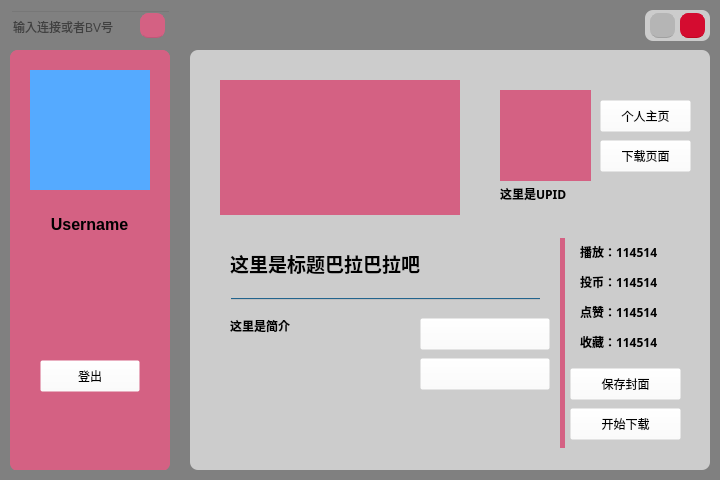
<?xml version="1.0" encoding="UTF-8"?>
<ui version="4.0">
 <class>Form</class>
 <widget class="QWidget" name="Form">
  <property name="geometry">
   <rect>
    <x>0</x>
    <y>0</y>
    <width>720</width>
    <height>480</height>
   </rect>
  </property>
  <property name="windowTitle">
   <string>Form</string>
  </property>
  <widget class="QFrame" name="frame">
   <property name="geometry">
    <rect>
     <x>0</x>
     <y>0</y>
     <width>720</width>
     <height>480</height>
    </rect>
   </property>
   <property name="styleSheet">
    <string notr="true">background-color: rgb(255, 255, 255);</string>
   </property>
   <property name="frameShape">
    <enum>QFrame::StyledPanel</enum>
   </property>
   <property name="frameShadow">
    <enum>QFrame::Raised</enum>
   </property>
   <widget class="QLabel" name="label">
    <property name="geometry">
     <rect>
      <x>0</x>
      <y>0</y>
      <width>720</width>
      <height>480</height>
     </rect>
    </property>
    <property name="text">
     <string/>
    </property>
    <property name="pixmap">
     <pixmap resource="res.qrc">:/img/1675871369526.png</pixmap>
    </property>
   </widget>
   <widget class="QLabel" name="label_2">
    <property name="geometry">
     <rect>
      <x>0</x>
      <y>0</y>
      <width>720</width>
      <height>480</height>
     </rect>
    </property>
    <property name="styleSheet">
     <string notr="true">background-color: rgba(0, 0, 0,0.5);</string>
    </property>
    <property name="text">
     <string/>
    </property>
   </widget>
   <widget class="QWidget" name="Logpage" native="true">
    <property name="geometry">
     <rect>
      <x>10</x>
      <y>50</y>
      <width>160</width>
      <height>420</height>
     </rect>
    </property>
    <property name="styleSheet">
     <string notr="true">background-color: rgba(255, 255, 255,0);</string>
    </property>
    <widget class="QLabel" name="label_3">
     <property name="geometry">
      <rect>
       <x>0</x>
       <y>0</y>
       <width>160</width>
       <height>421</height>
      </rect>
     </property>
     <property name="styleSheet">
      <string notr="true">background-color: rgb(212, 97, 131);
border-radius: 8px</string>
     </property>
     <property name="text">
      <string/>
     </property>
    </widget>
    <widget class="PushButton" name="QRcodeGet">
     <property name="geometry">
      <rect>
       <x>30</x>
       <y>160</y>
       <width>100</width>
       <height>32</height>
      </rect>
     </property>
     <property name="text">
      <string>刷新</string>
     </property>
    </widget>
    <widget class="QLabel" name="QRcode">
     <property name="geometry">
      <rect>
       <x>20</x>
       <y>20</y>
       <width>120</width>
       <height>120</height>
      </rect>
     </property>
     <property name="styleSheet">
      <string notr="true">background-color: rgb(85, 170, 255);</string>
     </property>
     <property name="text">
      <string/>
     </property>
     <property name="pixmap">
      <pixmap resource="res.qrc">:/img/qrcode.png</pixmap>
     </property>
     <property name="scaledContents">
      <bool>true</bool>
     </property>
    </widget>
    <widget class="LineEdit" name="cookies">
     <property name="geometry">
      <rect>
       <x>15</x>
       <y>240</y>
       <width>130</width>
       <height>33</height>
      </rect>
     </property>
     <property name="minimumSize">
      <size>
       <width>0</width>
       <height>0</height>
      </size>
     </property>
     <property name="maximumSize">
      <size>
       <width>16777215</width>
       <height>10000</height>
      </size>
     </property>
     <property name="styleSheet">
      <string notr="true">LineEdit, TextEdit, PlainTextEdit {
    color: black;
    background-color: rgba(255, 255, 255, 0.7);
    border: 1px solid rgba(0, 0, 0, 13);
    border-bottom: 1px solid rgba(0, 0, 0, 100);
    border-radius: 5px;
    /* font: 14px &quot;Segoe UI&quot;, &quot;Microsoft YaHei&quot;; */
    padding: 0px 10px;
    selection-background-color: #00a7b3;
}

TextEdit,
PlainTextEdit {
    padding: 2px 3px 2px 8px;
}



LineEdit:focus {
    border-bottom: 1px solid rgba(0, 0, 0, 13);
    background-color: white;
}

TextEdit:focus,
PlainTextEdit:focus {
    border-bottom: 1px solid #009faa;
    background-color: white;
}

LineEdit:disabled, TextEdit:disabled,
PlainTextEdit:disabled {
    color: rgba(0, 0, 0, 150);
    background-color: rgba(249, 249, 249, 0.3);
    border: 1px solid rgba(0, 0, 0, 13);
    border-bottom: 1px solid rgba(0, 0, 0, 13);
}

#lineEditButton {
    background-color: transparent;
    border-radius: 4px;
    margin: 0;
}

#lineEditButton:hover {
    background-color: rgba(0, 0, 0, 9);
}

#lineEditButton:pressed {
    background-color: rgba(0, 0, 0, 6);
}
</string>
     </property>
     <property name="text">
      <string/>
     </property>
     <property name="placeholderText">
      <string>或者用cookie登录也可以</string>
     </property>
    </widget>
    <widget class="PushButton" name="Login">
     <property name="geometry">
      <rect>
       <x>30</x>
       <y>310</y>
       <width>100</width>
       <height>32</height>
      </rect>
     </property>
     <property name="text">
      <string>登录</string>
     </property>
    </widget>
   </widget>
   <widget class="QWidget" name="widget_2" native="true">
    <property name="geometry">
     <rect>
      <x>190</x>
      <y>50</y>
      <width>520</width>
      <height>420</height>
     </rect>
    </property>
    <property name="styleSheet">
     <string notr="true">background-color: rgba(255, 255, 255,0);</string>
    </property>
    <widget class="QLabel" name="label_4">
     <property name="geometry">
      <rect>
       <x>0</x>
       <y>0</y>
       <width>520</width>
       <height>420</height>
      </rect>
     </property>
     <property name="styleSheet">
      <string notr="true">border-radius: 8px;
background-color: rgba(255, 255, 255,0.6);</string>
     </property>
     <property name="text">
      <string/>
     </property>
    </widget>
    <widget class="QLabel" name="Cover">
     <property name="geometry">
      <rect>
       <x>30</x>
       <y>30</y>
       <width>240</width>
       <height>135</height>
      </rect>
     </property>
     <property name="styleSheet">
      <string notr="true">background-color: rgb(212, 97, 131);</string>
     </property>
     <property name="text">
      <string/>
     </property>
     <property name="pixmap">
      <pixmap resource="res.qrc">:/img/1675871369526.png</pixmap>
     </property>
     <property name="scaledContents">
      <bool>true</bool>
     </property>
    </widget>
    <widget class="QWidget" name="widget_3" native="true">
     <property name="geometry">
      <rect>
       <x>30</x>
       <y>178</y>
       <width>481</width>
       <height>231</height>
      </rect>
     </property>
     <widget class="TitleLabel" name="Maintitle">
      <property name="geometry">
       <rect>
        <x>10</x>
        <y>10</y>
        <width>320</width>
        <height>51</height>
       </rect>
      </property>
      <property name="font">
       <font>
        <family>Microsoft YaHei</family>
        <pointsize>14</pointsize>
        <weight>75</weight>
        <bold>true</bold>
       </font>
      </property>
      <property name="text">
       <string>这里是标题巴拉巴拉吧</string>
      </property>
      <property name="wordWrap">
       <bool>true</bool>
      </property>
     </widget>
     <widget class="QLabel" name="label_5">
      <property name="geometry">
       <rect>
        <x>340</x>
        <y>10</y>
        <width>5</width>
        <height>210</height>
       </rect>
      </property>
      <property name="styleSheet">
       <string notr="true">background-color: rgb(212, 97, 131);
border-radius: 8px</string>
      </property>
      <property name="text">
       <string/>
      </property>
     </widget>
     <widget class="IndeterminateProgressBar" name="IndeterminateProgressBar">
      <property name="geometry">
       <rect>
        <x>10</x>
        <y>70</y>
        <width>311</width>
        <height>4</height>
       </rect>
      </property>
      <property name="orientation">
       <enum>Qt::Vertical</enum>
      </property>
     </widget>
     <widget class="SubtitleLabel" name="Favorite">
      <property name="geometry">
       <rect>
        <x>360</x>
        <y>100</y>
        <width>161</width>
        <height>27</height>
       </rect>
      </property>
      <property name="font">
       <font>
        <family>Microsoft YaHei</family>
        <pointsize>9</pointsize>
        <weight>75</weight>
        <bold>true</bold>
       </font>
      </property>
      <property name="styleSheet">
       <string notr="true">background-color: rgba(85, 255, 255,0);</string>
      </property>
      <property name="text">
       <string>收藏：114514</string>
      </property>
     </widget>
     <widget class="SubtitleLabel" name="Like">
      <property name="geometry">
       <rect>
        <x>360</x>
        <y>70</y>
        <width>161</width>
        <height>27</height>
       </rect>
      </property>
      <property name="font">
       <font>
        <family>Microsoft YaHei</family>
        <pointsize>9</pointsize>
        <weight>75</weight>
        <bold>true</bold>
       </font>
      </property>
      <property name="styleSheet">
       <string notr="true">background-color: rgba(85, 255, 255,0);</string>
      </property>
      <property name="text">
       <string>点赞：114514</string>
      </property>
     </widget>
     <widget class="SubtitleLabel" name="Coin">
      <property name="geometry">
       <rect>
        <x>360</x>
        <y>40</y>
        <width>161</width>
        <height>27</height>
       </rect>
      </property>
      <property name="font">
       <font>
        <family>Microsoft YaHei</family>
        <pointsize>9</pointsize>
        <weight>75</weight>
        <bold>true</bold>
       </font>
      </property>
      <property name="styleSheet">
       <string notr="true">background-color: rgba(85, 255, 255,0);</string>
      </property>
      <property name="text">
       <string>投币：114514</string>
      </property>
     </widget>
     <widget class="SubtitleLabel" name="View">
      <property name="geometry">
       <rect>
        <x>360</x>
        <y>10</y>
        <width>161</width>
        <height>27</height>
       </rect>
      </property>
      <property name="font">
       <font>
        <family>Microsoft YaHei</family>
        <pointsize>9</pointsize>
        <weight>75</weight>
        <bold>true</bold>
       </font>
      </property>
      <property name="styleSheet">
       <string notr="true">background-color: rgba(85, 255, 255,0);</string>
      </property>
      <property name="text">
       <string>播放：114514</string>
      </property>
     </widget>
     <widget class="QLabel" name="Description">
      <property name="geometry">
       <rect>
        <x>10</x>
        <y>89</y>
        <width>171</width>
        <height>111</height>
       </rect>
      </property>
      <property name="font">
       <font>
        <family>Microsoft YaHei UI</family>
        <weight>75</weight>
        <bold>true</bold>
       </font>
      </property>
      <property name="text">
       <string>这里是简介</string>
      </property>
      <property name="alignment">
       <set>Qt::AlignLeading|Qt::AlignLeft|Qt::AlignTop</set>
      </property>
      <property name="wordWrap">
       <bool>true</bool>
      </property>
     </widget>
     <widget class="PushButton" name="CoverSave">
      <property name="geometry">
       <rect>
        <x>350</x>
        <y>140</y>
        <width>111</width>
        <height>32</height>
       </rect>
      </property>
      <property name="styleSheet">
       <string notr="true">PushButton, ToolButton, ToggleButton, ToggleToolButton {
    color: black;
    background: rgba(255, 255, 255, 0.7);
    border: 1px solid rgba(0, 0, 0, 0.073);
    border-bottom: 1px solid rgba(0, 0, 0, 0.183);
    border-radius: 5px;
    /* font: 14px 'Segoe UI', 'Microsoft YaHei'; */
    padding: 5px 12px 6px 12px;
    outline: none;
}

ToolButton {
    padding: 5px 9px 6px 8px;
}

PushButton[hasIcon=false] {
    padding: 5px 12px 6px 12px;
}

PushButton[hasIcon=true] {
    padding: 5px 12px 6px 36px;
}

DropDownToolButton, PrimaryDropDownToolButton {
    padding: 5px 31px 6px 8px;
}

DropDownPushButton[hasIcon=false],
PrimaryDropDownPushButton[hasIcon=false] {
    padding: 5px 31px 6px 12px;
}

DropDownPushButton[hasIcon=true],
PrimaryDropDownPushButton[hasIcon=true] {
    padding: 5px 31px 6px 36px;
}

PushButton:hover, ToolButton:hover, ToggleButton:hover, ToggleToolButton:hover {
    background: rgba(249, 249, 249, 0.5);
}

PushButton:pressed, ToolButton:pressed, ToggleButton:pressed, ToggleToolButton:pressed {
    color: rgba(0, 0, 0, 0.63);
    background: rgba(249, 249, 249, 0.3);
    border-bottom: 1px solid rgba(0, 0, 0, 0.073);
}

PushButton:disabled, ToolButton:disabled, ToggleButton:disabled, ToggleToolButton:disabled {
    color: rgba(0, 0, 0, 0.36);
    background: rgba(249, 249, 249, 0.3);
    border: 1px solid rgba(0, 0, 0, 0.06);
    border-bottom: 1px solid rgba(0, 0, 0, 0.06);
}


PrimaryPushButton,
PrimaryToolButton,
ToggleButton:checked,
ToggleToolButton:checked {
    color: white;
    background-color: #009faa;
    border: 1px solid #00a7b3;
    border-bottom: 1px solid #007780;
}

PrimaryPushButton:hover,
PrimaryToolButton:hover,
ToggleButton:checked:hover,
ToggleToolButton:checked:hover {
    background-color: #00a7b3;
    border: 1px solid #2daab3;
    border-bottom: 1px solid #007780;
}

PrimaryPushButton:pressed,
PrimaryToolButton:pressed,
ToggleButton:checked:pressed,
ToggleToolButton:checked:pressed {
    color: rgba(255, 255, 255, 0.63);
    background-color: #3eabb3;
    border: 1px solid #3eabb3;
}

PrimaryPushButton:disabled,
PrimaryToolButton:disabled,
ToggleButton:checked:disabled,
ToggleToolButton:checked:disabled {
    color: rgba(255, 255, 255, 0.9);
    background-color: rgb(205, 205, 205);
    border: 1px solid rgb(205, 205, 205);
}

SplitDropButton,
PrimarySplitDropButton {
    border-left: none;
    border-top-left-radius: 0;
    border-bottom-left-radius: 0;
}

#splitPushButton,
#splitToolButton,
#primarySplitPushButton,
#primarySplitToolButton {
    border-top-right-radius: 0;
    border-bottom-right-radius: 0;
}

#splitPushButton:pressed,
#splitToolButton:pressed,
SplitDropButton:pressed {
    border-bottom: 1px solid rgba(0, 0, 0, 0.183);
}

PrimarySplitDropButton:pressed {
    border-bottom: 1px solid #007780;
}

#primarySplitPushButton, #primarySplitToolButton {
    border-right: 1px solid #3eabb3;
}

#primarySplitPushButton:pressed, #primarySplitToolButton:pressed {
    border-bottom: 1px solid #007780;
}

HyperlinkButton {
    /* font: 14px 'Segoe UI', 'Microsoft YaHei'; */
    padding: 6px 12px 6px 12px;
    color: #009faa;
    border: none;
    border-radius: 6px;
    background-color: transparent;
}

HyperlinkButton[hasIcon=false] {
    padding: 6px 12px 6px 12px;
}

HyperlinkButton[hasIcon=true] {
    padding: 6px 12px 6px 36px;
}

HyperlinkButton:hover {
    color: #009faa;
    background-color: rgba(0, 0, 0, 10);
    border: none;
}

HyperlinkButton:pressed {
    color: #009faa;
    background-color: rgba(0, 0, 0, 6);
    border: none;
}

HyperlinkButton:disabled {
    color: rgba(0, 0, 0, 0.43);
    background-color: transparent;
    border: none;
}


RadioButton {
    min-height: 24px;
    max-height: 24px;
    background-color: transparent;
    font: 14px 'Segoe UI', 'Microsoft YaHei', 'PingFang SC';
    color: black;
}

RadioButton::indicator {
    width: 18px;
    height: 18px;
    border-radius: 11px;
    border: 2px solid #999999;
    background-color: rgba(0, 0, 0, 5);
    margin-right: 4px;
}

RadioButton::indicator:hover {
    background-color: rgba(0, 0, 0, 0);
}

RadioButton::indicator:pressed {
    border: 2px solid #bbbbbb;
    background-color: qradialgradient(spread:pad, cx:0.5, cy:0.5, radius:0.5, fx:0.5, fy:0.5,
            stop:0 rgb(255, 255, 255),
            stop:0.5 rgb(255, 255, 255),
            stop:0.6 rgb(225, 224, 223),
            stop:1 rgb(225, 224, 223));
}

RadioButton::indicator:checked {
    height: 22px;
    width: 22px;
    border: none;
    border-radius: 11px;
    background-color: qradialgradient(spread:pad, cx:0.5, cy:0.5, radius:0.5, fx:0.5, fy:0.5,
            stop:0 rgb(255, 255, 255),
            stop:0.5 rgb(255, 255, 255),
            stop:0.6 #009faa,
            stop:1 #009faa);
}

RadioButton::indicator:checked:hover {
    background-color: qradialgradient(spread:pad, cx:0.5, cy:0.5, radius:0.5, fx:0.5, fy:0.5,
            stop:0 rgb(255, 255, 255),
            stop:0.6 rgb(255, 255, 255),
            stop:0.7 #009faa,
            stop:1 #009faa);
}

RadioButton::indicator:checked:pressed {
    background-color: qradialgradient(spread:pad, cx:0.5, cy:0.5, radius:0.5, fx:0.5, fy:0.5,
            stop:0 rgb(255, 255, 255),
            stop:0.5 rgb(255, 255, 255),
            stop:0.6 #009faa,
            stop:1 #009faa);
}

RadioButton:disabled {
    color: rgba(0, 0, 0, 110);
}

RadioButton::indicator:disabled {
    border: 2px solid #bbbbbb;
    background-color: transparent;
}

RadioButton::indicator:disabled:checked {
    border: none;
    background-color: qradialgradient(spread:pad, cx:0.5, cy:0.5, radius:0.5, fx:0.5, fy:0.5,
            stop:0 rgb(255, 255, 255),
            stop:0.5 rgb(255, 255, 255),
            stop:0.6 rgba(0, 0, 0, 0.2169),
            stop:1 rgba(0, 0, 0, 0.2169));
}

TransparentToolButton,
TransparentToggleToolButton,
TransparentDropDownToolButton,
TransparentPushButton,
TransparentDropDownPushButton,
TransparentTogglePushButton {
    background-color: transparent;
    border: none;
    border-radius: 5px;
    margin: 0;
}

TransparentToolButton:hover,
TransparentToggleToolButton:hover,
TransparentDropDownToolButton:hover,
TransparentPushButton:hover,
TransparentDropDownPushButton:hover,
TransparentTogglePushButton:hover {
    background-color: rgba(0, 0, 0, 9);
    border: none;
}

TransparentToolButton:pressed,
TransparentToggleToolButton:pressed,
TransparentDropDownToolButton:pressed,
TransparentPushButton:pressed,
TransparentDropDownPushButton:pressed,
TransparentTogglePushButton:pressed {
    background-color: rgba(0, 0, 0, 6);
    border: none;
}

TransparentToolButton:disabled,
TransparentToggleToolButton:disabled,
TransparentDropDownToolButton:disabled,
TransprentPushButton:disabled,
TransparentDropDownPushButton:disabled,
TransprentTogglePushButton:disabled {
    background-color: transparent;
    border: none;
}


PillPushButton,
PillPushButton:hover,
PillPushButton:pressed,
PillPushButton:disabled,
PillPushButton:checked,
PillPushButton:checked:hover,
PillPushButton:checked:pressed,
PillPushButton:disabled:checked,
PillToolButton,
PillToolButton:hover,
PillToolButton:pressed,
PillToolButton:disabled,
PillToolButton:checked,
PillToolButton:checked:hover,
PillToolButton:checked:pressed,
PillToolButton:disabled:checked {
    background-color: transparent;
    border: none;
}
</string>
      </property>
      <property name="text">
       <string>保存封面</string>
      </property>
     </widget>
     <widget class="PushButton" name="VideoDownload">
      <property name="geometry">
       <rect>
        <x>350</x>
        <y>180</y>
        <width>111</width>
        <height>32</height>
       </rect>
      </property>
      <property name="text">
       <string>开始下载</string>
      </property>
     </widget>
     <widget class="ComboBox" name="down_choice">
      <property name="geometry">
       <rect>
        <x>200</x>
        <y>130</y>
        <width>130</width>
        <height>32</height>
       </rect>
      </property>
     </widget>
     <widget class="ComboBox" name="page_choice">
      <property name="geometry">
       <rect>
        <x>200</x>
        <y>90</y>
        <width>130</width>
        <height>32</height>
       </rect>
      </property>
     </widget>
    </widget>
    <widget class="QWidget" name="widget_6" native="true">
     <property name="geometry">
      <rect>
       <x>300</x>
       <y>30</y>
       <width>211</width>
       <height>135</height>
      </rect>
     </property>
     <widget class="QLabel" name="ProfilePic">
      <property name="geometry">
       <rect>
        <x>10</x>
        <y>10</y>
        <width>91</width>
        <height>91</height>
       </rect>
      </property>
      <property name="styleSheet">
       <string notr="true">background-color: rgb(212, 97, 131);</string>
      </property>
      <property name="text">
       <string/>
      </property>
      <property name="pixmap">
       <pixmap resource="res.qrc">:/img/default.png</pixmap>
      </property>
      <property name="scaledContents">
       <bool>true</bool>
      </property>
     </widget>
     <widget class="SubtitleLabel" name="UPID">
      <property name="geometry">
       <rect>
        <x>10</x>
        <y>100</y>
        <width>161</width>
        <height>27</height>
       </rect>
      </property>
      <property name="font">
       <font>
        <family>Microsoft YaHei</family>
        <pointsize>9</pointsize>
        <weight>75</weight>
        <bold>true</bold>
       </font>
      </property>
      <property name="styleSheet">
       <string notr="true">background-color: rgba(85, 255, 255,0);</string>
      </property>
      <property name="text">
       <string>这里是UPID</string>
      </property>
     </widget>
     <widget class="QLabel" name="Alpha">
      <property name="geometry">
       <rect>
        <x>10</x>
        <y>10</y>
        <width>91</width>
        <height>91</height>
       </rect>
      </property>
      <property name="styleSheet">
       <string notr="true"/>
      </property>
      <property name="text">
       <string/>
      </property>
      <property name="pixmap">
       <pixmap resource="res.qrc">:/img/alpha.png</pixmap>
      </property>
      <property name="scaledContents">
       <bool>true</bool>
      </property>
     </widget>
     <widget class="PushButton" name="Zone">
      <property name="geometry">
       <rect>
        <x>110</x>
        <y>20</y>
        <width>91</width>
        <height>32</height>
       </rect>
      </property>
      <property name="text">
       <string>个人主页</string>
      </property>
     </widget>
     <widget class="PushButton" name="downloadpagebutton">
      <property name="geometry">
       <rect>
        <x>110</x>
        <y>60</y>
        <width>91</width>
        <height>32</height>
       </rect>
      </property>
      <property name="text">
       <string>下载页面</string>
      </property>
     </widget>
    </widget>
   </widget>
   <widget class="QWidget" name="widget_5" native="true">
    <property name="geometry">
     <rect>
      <x>645</x>
      <y>10</y>
      <width>65</width>
      <height>31</height>
     </rect>
    </property>
    <property name="styleSheet">
     <string notr="true">border-radius: 8px;
background-color: rgba(255, 255, 255,0.6);</string>
    </property>
    <widget class="QPushButton" name="Min">
     <property name="geometry">
      <rect>
       <x>5</x>
       <y>3</y>
       <width>25</width>
       <height>25</height>
      </rect>
     </property>
     <property name="styleSheet">
      <string notr="true">QPushButton,
PrimaryToolButton,
ToggleButton:checked,
ToggleToolButton:checked {
    color: white;
    background-color: rgb(181, 181, 181);
    border: 1px solid rgb(181, 181, 181);
    border-bottom: 1px solid rgb(161, 161, 161);
border-radius: 8px
}

QPushButton:hover,
PrimaryToolButton:hover,
ToggleButton:checked:hover,
ToggleToolButton:checked:hover {
    background-color: rgb(161, 161, 161);
    border: 1px solid rgb(161, 161, 161);
    border-bottom: 1px solid rgb(141, 141, 141);
border-radius: 8px
}

QPushButton:pressed,
PrimaryToolButton:pressed,
ToggleButton:checked:pressed,
ToggleToolButton:checked:pressed {
    color: rgba(255, 255, 255, 0.63);
    background-color: rgb(141, 141, 141);
    border: 1px solid rgb(141, 141, 141);
border-radius: 8px
}</string>
     </property>
     <property name="text">
      <string/>
     </property>
    </widget>
    <widget class="QPushButton" name="Shutdown">
     <property name="geometry">
      <rect>
       <x>35</x>
       <y>3</y>
       <width>25</width>
       <height>25</height>
      </rect>
     </property>
     <property name="styleSheet">
      <string notr="true">QPushButton,
PrimaryToolButton,
ToggleButton:checked,
ToggleToolButton:checked {
    color: white;
    background-color: rgb(212, 12, 48);
    border: 1px solid rgb(212, 12, 48);
    border-bottom: 1px solid rgb(192, 6, 32);
	border-radius: 8px
}

QPushButton:hover,
PrimaryToolButton:hover,
ToggleButton:checked:hover,
ToggleToolButton:checked:hover {
    background-color: rgb(192, 6, 32);
    border: 1px solid rgb(192, 6, 32);
    border-bottom: 1px solid rgb(162, 0, 11);
	border-radius: 8px
}

QPushButton:pressed,
PrimaryToolButton:pressed,
ToggleButton:checked:pressed,
ToggleToolButton:checked:pressed {
    color: rgba(255, 255, 255, 0.63);
    background-color: rgb(162, 0, 11);
    border: 1px solid rgb(162, 0, 11);
	border-radius: 8px
}</string>
     </property>
     <property name="text">
      <string/>
     </property>
    </widget>
   </widget>
   <widget class="QWidget" name="widget_4" native="true">
    <property name="geometry">
     <rect>
      <x>10</x>
      <y>10</y>
      <width>271</width>
      <height>31</height>
     </rect>
    </property>
    <property name="styleSheet">
     <string notr="true">background-color: rgba(255, 255, 255,0);</string>
    </property>
    <widget class="LineEdit" name="Bvlink">
     <property name="geometry">
      <rect>
       <x>0</x>
       <y>0</y>
       <width>161</width>
       <height>33</height>
      </rect>
     </property>
     <property name="minimumSize">
      <size>
       <width>0</width>
       <height>0</height>
      </size>
     </property>
     <property name="maximumSize">
      <size>
       <width>16777215</width>
       <height>10000</height>
      </size>
     </property>
     <property name="styleSheet">
      <string notr="true">LineEdit, TextEdit, PlainTextEdit {
    color: black;
    background-color: rgba(255, 255, 255, 0.7);
    border: 1px solid rgba(0, 0, 0, 13);
    border-bottom: 1px solid rgba(0, 0, 0, 100);
    border-radius: 5px;
    /* font: 14px &quot;Segoe UI&quot;, &quot;Microsoft YaHei&quot;; */
    padding: 0px 10px;
    selection-background-color: #00a7b3;
}

TextEdit,
PlainTextEdit {
    padding: 2px 3px 2px 8px;
}



LineEdit:focus {
    border-bottom: 1px solid rgba(0, 0, 0, 13);
    background-color: white;
}

TextEdit:focus,
PlainTextEdit:focus {
    border-bottom: 1px solid #009faa;
    background-color: white;
}

LineEdit:disabled, TextEdit:disabled,
PlainTextEdit:disabled {
    color: rgba(0, 0, 0, 150);
    background-color: rgba(249, 249, 249, 0.3);
    border: 1px solid rgba(0, 0, 0, 13);
    border-bottom: 1px solid rgba(0, 0, 0, 13);
}

#lineEditButton {
    background-color: transparent;
    border-radius: 4px;
    margin: 0;
}

#lineEditButton:hover {
    background-color: rgba(0, 0, 0, 9);
}

#lineEditButton:pressed {
    background-color: rgba(0, 0, 0, 6);
}
</string>
     </property>
     <property name="text">
      <string/>
     </property>
     <property name="placeholderText">
      <string>输入连接或者BV号</string>
     </property>
    </widget>
    <widget class="QPushButton" name="Search">
     <property name="geometry">
      <rect>
       <x>130</x>
       <y>3</y>
       <width>25</width>
       <height>25</height>
      </rect>
     </property>
     <property name="styleSheet">
      <string notr="true">QPushButton,
PrimaryToolButton,
ToggleButton:checked,
ToggleToolButton:checked {
    color: white;
    background-color: rgb(212, 97, 131);
    border: 1px solid rgb(212, 97, 131);
    border-bottom: 1px solid rgb(192, 87, 121);
	border-radius: 8px;
}

QPushButton:hover,
PrimaryToolButton:hover,
ToggleButton:checked:hover,
ToggleToolButton:checked:hover {
    background-color: rgb(192, 87, 121);
    border: 1px solid rgb(192, 87, 121);
    border-bottom: 1px solid rgb(172, 77, 108);
	border-radius: 8px
}

QPushButton:pressed,
PrimaryToolButton:pressed,
ToggleButton:checked:pressed,
ToggleToolButton:checked:pressed {
    color: rgba(255, 255, 255, 0.63);
    background-color:rgb(172, 77, 108);
    border: 1px solid rgb(172, 77, 108);
	border-radius: 8px
}

QPushButton:disabled,
PrimaryToolButton:disabled,
ToggleButton:checked:disabled,
ToggleToolButton:checked:disabled {
    color: rgba(255, 255, 255, 0.9);
    background-color: rgb(205, 205, 205);
    border: 1px solid rgb(205, 205, 205);
}</string>
     </property>
     <property name="text">
      <string/>
     </property>
    </widget>
   </widget>
   <widget class="QWidget" name="PersonPage" native="true">
    <property name="geometry">
     <rect>
      <x>10</x>
      <y>50</y>
      <width>160</width>
      <height>420</height>
     </rect>
    </property>
    <property name="styleSheet">
     <string notr="true">background-color: rgba(255, 255, 255,0);</string>
    </property>
    <widget class="QLabel" name="label_6">
     <property name="geometry">
      <rect>
       <x>0</x>
       <y>0</y>
       <width>160</width>
       <height>420</height>
      </rect>
     </property>
     <property name="styleSheet">
      <string notr="true">background-color: rgb(212, 97, 131);
border-radius: 8px</string>
     </property>
     <property name="text">
      <string/>
     </property>
    </widget>
    <widget class="QLabel" name="Profileface">
     <property name="geometry">
      <rect>
       <x>20</x>
       <y>20</y>
       <width>120</width>
       <height>120</height>
      </rect>
     </property>
     <property name="styleSheet">
      <string notr="true">background-color: rgb(85, 170, 255);</string>
     </property>
     <property name="text">
      <string/>
     </property>
     <property name="pixmap">
      <pixmap resource="res.qrc">:/img/default.png</pixmap>
     </property>
     <property name="scaledContents">
      <bool>true</bool>
     </property>
    </widget>
    <widget class="SubtitleLabel" name="Name">
     <property name="geometry">
      <rect>
       <x>20</x>
       <y>160</y>
       <width>119</width>
       <height>28</height>
      </rect>
     </property>
     <property name="font">
      <font>
       <pointsize>12</pointsize>
       <weight>75</weight>
       <bold>true</bold>
      </font>
     </property>
     <property name="text">
      <string>Username</string>
     </property>
     <property name="alignment">
      <set>Qt::AlignCenter</set>
     </property>
    </widget>
    <widget class="PushButton" name="Logout">
     <property name="geometry">
      <rect>
       <x>30</x>
       <y>310</y>
       <width>100</width>
       <height>32</height>
      </rect>
     </property>
     <property name="text">
      <string>登出</string>
     </property>
    </widget>
   </widget>
  </widget>
 </widget>
 <customwidgets>
  <customwidget>
   <class>ComboBox</class>
   <extends>QPushButton</extends>
   <header>qfluentwidgets</header>
  </customwidget>
  <customwidget>
   <class>PushButton</class>
   <extends>QPushButton</extends>
   <header>qfluentwidgets</header>
  </customwidget>
  <customwidget>
   <class>SubtitleLabel</class>
   <extends>QLabel</extends>
   <header>qfluentwidgets</header>
  </customwidget>
  <customwidget>
   <class>TitleLabel</class>
   <extends>QLabel</extends>
   <header>qfluentwidgets</header>
  </customwidget>
  <customwidget>
   <class>IndeterminateProgressBar</class>
   <extends>QProgressBar</extends>
   <header>qfluentwidgets</header>
  </customwidget>
  <customwidget>
   <class>LineEdit</class>
   <extends>QLineEdit</extends>
   <header>qfluentwidgets</header>
  </customwidget>
 </customwidgets>
 <resources>
  <include location="res.qrc"/>
 </resources>
 <connections/>
</ui>
